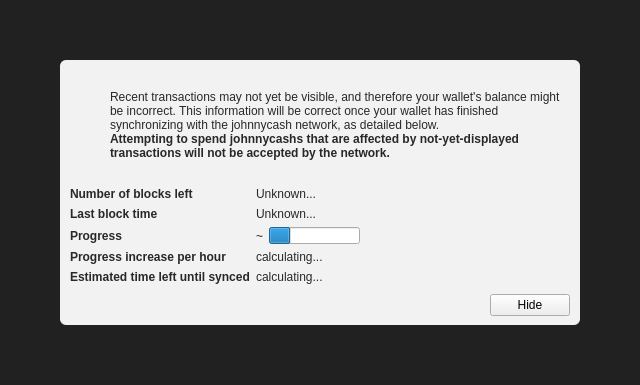
<?xml version="1.0" encoding="UTF-8"?>
<ui version="4.0">
 <class>ModalOverlay</class>
 <widget class="ModalOverlay" name="ModalOverlay">
  <property name="geometry">
   <rect>
    <x>0</x>
    <y>0</y>
    <width>640</width>
    <height>385</height>
   </rect>
  </property>
  <property name="windowTitle">
   <string>Form</string>
  </property>
  <layout class="QVBoxLayout" name="verticalLayout" stretch="0">
   <property name="sizeConstraint">
    <enum>QLayout::SetDefaultConstraint</enum>
   </property>
   <property name="leftMargin">
    <number>0</number>
   </property>
   <property name="topMargin">
    <number>0</number>
   </property>
   <property name="rightMargin">
    <number>0</number>
   </property>
   <property name="bottomMargin">
    <number>0</number>
   </property>
   <item>
    <widget class="QWidget" name="bgWidget" native="true">
     <property name="styleSheet">
      <string notr="true">#bgWidget { background: rgba(0,0,0,220); }</string>
     </property>
     <layout class="QVBoxLayout" name="verticalLayoutMain" stretch="1">
      <property name="leftMargin">
       <number>60</number>
      </property>
      <property name="topMargin">
       <number>60</number>
      </property>
      <property name="rightMargin">
       <number>60</number>
      </property>
      <property name="bottomMargin">
       <number>60</number>
      </property>
      <item>
       <widget class="QWidget" name="contentWidget" native="true">
        <property name="styleSheet">
         <string notr="true">#contentWidget { background: rgba(255,255,255,240); border-radius: 6px; }

QLabel { color: rgb(40,40,40);  }</string>
        </property>
        <layout class="QVBoxLayout" name="verticalLayoutSub" stretch="1,0,0,0">
         <property name="spacing">
          <number>0</number>
         </property>
         <property name="leftMargin">
          <number>10</number>
         </property>
         <property name="topMargin">
          <number>10</number>
         </property>
         <property name="rightMargin">
          <number>10</number>
         </property>
         <property name="bottomMargin">
          <number>10</number>
         </property>
         <item>
          <layout class="QHBoxLayout" name="horizontalLayoutIconText" stretch="0,1">
           <property name="topMargin">
            <number>20</number>
           </property>
           <item>
            <layout class="QVBoxLayout" name="verticalLayoutIcon">
             <property name="leftMargin">
              <number>0</number>
             </property>
             <item>
              <widget class="QPushButton" name="warningIcon">
               <property name="enabled">
                <bool>false</bool>
               </property>
               <property name="text">
                <string/>
               </property>
               <property name="icon">
                <iconset>
                 <normaloff>:/icons/warning</normaloff>
                 <disabledoff>:/icons/warning</disabledoff>:/icons/warning</iconset>
               </property>
               <property name="iconSize">
                <size>
                 <width>48</width>
                 <height>48</height>
                </size>
               </property>
               <property name="flat">
                <bool>true</bool>
               </property>
              </widget>
             </item>
             <item>
              <spacer name="verticalSpacerWarningIcon">
               <property name="orientation">
                <enum>Qt::Vertical</enum>
               </property>
               <property name="sizeHint" stdset="0">
                <size>
                 <width>20</width>
                 <height>40</height>
                </size>
               </property>
              </spacer>
             </item>
            </layout>
           </item>
           <item>
            <layout class="QVBoxLayout" name="verticalLayoutInfoText">
             <property name="leftMargin">
              <number>0</number>
             </property>
             <property name="topMargin">
              <number>0</number>
             </property>
             <item>
              <widget class="QLabel" name="infoText">
               <property name="text">
                <string>Recent transactions may not yet be visible, and therefore your wallet's balance might be incorrect. This information will be correct once your wallet has finished synchronizing with the johnnycash network, as detailed below.</string>
               </property>
               <property name="textFormat">
                <enum>Qt::RichText</enum>
               </property>
               <property name="wordWrap">
                <bool>true</bool>
               </property>
              </widget>
             </item>
             <item>
              <widget class="QLabel" name="infoTextStrong">
               <property name="font">
                <font>
                 <weight>75</weight>
                 <bold>true</bold>
                </font>
               </property>
               <property name="text">
                <string>Attempting to spend johnnycashs that are affected by not-yet-displayed transactions will not be accepted by the network.</string>
               </property>
               <property name="textFormat">
                <enum>Qt::RichText</enum>
               </property>
               <property name="wordWrap">
                <bool>true</bool>
               </property>
              </widget>
             </item>
             <item>
              <spacer name="verticalSpacerInTextSpace">
               <property name="orientation">
                <enum>Qt::Vertical</enum>
               </property>
               <property name="sizeHint" stdset="0">
                <size>
                 <width>20</width>
                 <height>40</height>
                </size>
               </property>
              </spacer>
             </item>
            </layout>
           </item>
          </layout>
         </item>
         <item>
          <spacer name="verticalSpacerAfterText">
           <property name="orientation">
            <enum>Qt::Vertical</enum>
           </property>
           <property name="sizeHint" stdset="0">
            <size>
             <width>20</width>
             <height>40</height>
            </size>
           </property>
          </spacer>
         </item>
         <item>
          <layout class="QFormLayout" name="formLayout">
           <property name="fieldGrowthPolicy">
            <enum>QFormLayout::FieldsStayAtSizeHint</enum>
           </property>
           <property name="horizontalSpacing">
            <number>6</number>
           </property>
           <property name="verticalSpacing">
            <number>6</number>
           </property>
           <property name="topMargin">
            <number>10</number>
           </property>
           <item row="0" column="0">
            <widget class="QLabel" name="labelNumberOfBlocksLeft">
             <property name="font">
              <font>
               <weight>75</weight>
               <bold>true</bold>
              </font>
             </property>
             <property name="text">
              <string>Number of blocks left</string>
             </property>
            </widget>
           </item>
           <item row="0" column="1">
            <widget class="QLabel" name="numberOfBlocksLeft">
             <property name="text">
              <string>Unknown...</string>
             </property>
            </widget>
           </item>
           <item row="1" column="0">
            <widget class="QLabel" name="labelLastBlockTime">
             <property name="font">
              <font>
               <weight>75</weight>
               <bold>true</bold>
              </font>
             </property>
             <property name="text">
              <string>Last block time</string>
             </property>
            </widget>
           </item>
           <item row="1" column="1">
            <widget class="QLabel" name="newestBlockDate">
             <property name="sizePolicy">
              <sizepolicy hsizetype="Maximum" vsizetype="Preferred">
               <horstretch>0</horstretch>
               <verstretch>0</verstretch>
              </sizepolicy>
             </property>
             <property name="text">
              <string>Unknown...</string>
             </property>
            </widget>
           </item>
           <item row="2" column="0">
            <widget class="QLabel" name="labelSyncDone">
             <property name="font">
              <font>
               <weight>75</weight>
               <bold>true</bold>
              </font>
             </property>
             <property name="text">
              <string>Progress</string>
             </property>
            </widget>
           </item>
           <item row="2" column="1">
            <layout class="QHBoxLayout" name="horizontalLayoutSync" stretch="0,1">
             <item>
              <widget class="QLabel" name="percentageProgress">
               <property name="text">
                <string notr="true">~</string>
               </property>
              </widget>
             </item>
             <item>
              <widget class="QProgressBar" name="progressBar">
               <property name="value">
                <number>24</number>
               </property>
               <property name="format">
                <string/>
               </property>
              </widget>
             </item>
            </layout>
           </item>
           <item row="4" column="0">
            <widget class="QLabel" name="labelProgressIncrease">
             <property name="font">
              <font>
               <weight>75</weight>
               <bold>true</bold>
              </font>
             </property>
             <property name="text">
              <string>Progress increase per hour</string>
             </property>
            </widget>
           </item>
           <item row="4" column="1">
            <widget class="QLabel" name="progressIncreasePerH">
             <property name="text">
              <string>calculating...</string>
             </property>
            </widget>
           </item>
           <item row="5" column="0">
            <widget class="QLabel" name="labelEstimatedTimeLeft">
             <property name="font">
              <font>
               <weight>75</weight>
               <bold>true</bold>
              </font>
             </property>
             <property name="text">
              <string>Estimated time left until synced</string>
             </property>
            </widget>
           </item>
           <item row="5" column="1">
            <widget class="QLabel" name="expectedTimeLeft">
             <property name="text">
              <string>calculating...</string>
             </property>
            </widget>
           </item>
          </layout>
         </item>
         <item>
          <layout class="QHBoxLayout" name="horizontalLayoutButtons">
           <property name="leftMargin">
            <number>10</number>
           </property>
           <property name="topMargin">
            <number>10</number>
           </property>
           <item>
            <spacer name="horizontalSpacer">
             <property name="orientation">
              <enum>Qt::Horizontal</enum>
             </property>
             <property name="sizeHint" stdset="0">
              <size>
               <width>40</width>
               <height>20</height>
              </size>
             </property>
            </spacer>
           </item>
           <item>
            <widget class="QPushButton" name="closeButton">
             <property name="text">
              <string>Hide</string>
             </property>
            </widget>
           </item>
          </layout>
         </item>
        </layout>
       </widget>
      </item>
     </layout>
    </widget>
   </item>
  </layout>
 </widget>
 <customwidgets>
  <customwidget>
   <class>ModalOverlay</class>
   <extends>QWidget</extends>
   <header>modaloverlay.h</header>
   <container>1</container>
  </customwidget>
 </customwidgets>
 <resources/>
 <connections/>
</ui>
